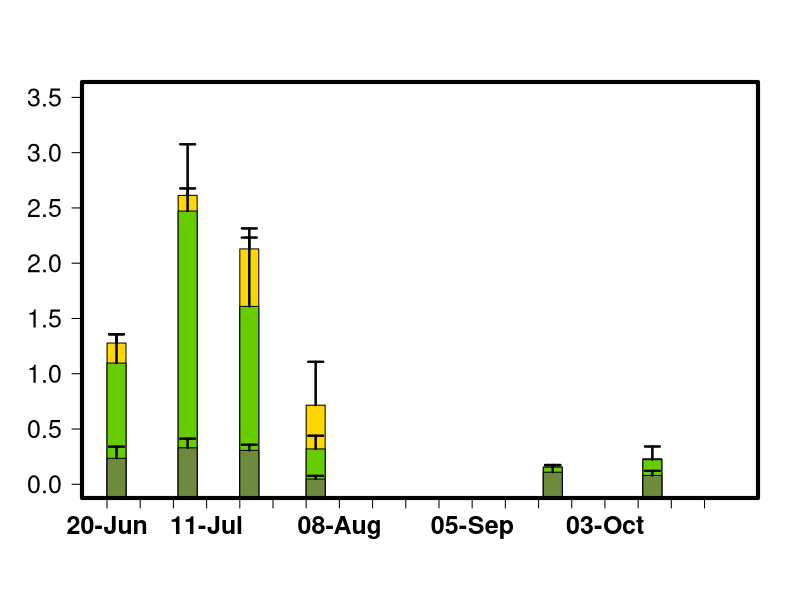

This chart was generated by the following R code:
library(tidyverse)
library(readr)
library(plyr)
library(dplyr)

alldata <- data.frame(read_csv("2_incremental/20220420_STANDING_CROP_Rafa_Interpolation_Dont_Use.csv"))

alldata$SAMPLING_DATE<-as.Date(alldata$SAMPLING_DATE, format = "%m/%d/%Y")

#alldata[,c(11-87)]<-alldata[,c(13-87)]

#alldata<-replace(alldata[c(13:88)], alldata[c(13:87)] < 0, 0)

# Variable date to factor

dfEPIL <- alldata[which(alldata$SAMPLE_DESCRIPTOR == "EPIL"),]

dfEPIP <- alldata[which(alldata$SAMPLE_DESCRIPTOR == "EPIP"),]

dfFILA <- alldata[which(alldata$SAMPLE_DESCRIPTOR == "FILA"),]

ssite<-"BN"

se <- function(x, ...) sqrt(var(x, ...)/length(x))

names(alldata)

n1<-52

mult=1

EPIL.SUM<-data.frame(aggregate(as.numeric(dfEPIL[,n1]) ~ SAMPLING_DATE+SITE, dfEPIL, mean))
EPIL.SUM[,4]<-aggregate(as.numeric(dfEPIL[,n1]) ~ SAMPLING_DATE+SITE, dfEPIL, se)[,3]
EPIL.SUM <- subset(EPIL.SUM, SITE == ssite)
names(EPIL.SUM)<-c("DATE","SITE","MEAN.EPIL","STDER.EPIL")
EPIL.SUM[,5]<--2
EPIL.SUM[,c(3,4)]<-EPIL.SUM[,c(3,4)]*mult 

FILA.SUM<-data.frame(aggregate(as.numeric(dfFILA[,n1]) ~ SAMPLING_DATE+SITE, dfFILA, mean))
FILA.SUM[,4]<-aggregate(as.numeric(dfFILA[,n1]) ~ SAMPLING_DATE+SITE, dfFILA, se)[,3]
FILA.SUM <- subset(FILA.SUM, SITE == ssite)
names(FILA.SUM)<-c("DATE","SITE","MEAN.FILA","STDER.FILA")
FILA.SUM[,5]<--2
FILA.SUM[,c(3,4)]<-FILA.SUM[,c(3,4)]*mult 

EPIP.SUM<-data.frame(aggregate(as.numeric(dfEPIP[,n1]) ~ SAMPLING_DATE+SITE, dfEPIP, mean))
EPIP.SUM[,4]<-aggregate(as.numeric(dfEPIP[,n1]) ~ SAMPLING_DATE+SITE, dfEPIP, se)[,3]
EPIP.SUM <- subset(EPIP.SUM, SITE == ssite)
names(EPIP.SUM)<-c("DATE","SITE","MEAN.EPIP","STDER.EPIP")
EPIP.SUM[,5]<--2
EPIP.SUM[,c(3,4)]<-EPIP.SUM[,c(3,4)]*mult 


ALL.SUM<-list(EPIP.SUM,FILA.SUM,EPIL.SUM)

ALL.SUM<-ALL.SUM %>% reduce(full_join)

ALL.SUM[is.na(ALL.SUM)] <- 0

L=nrow(ALL.SUM)

#Column Width

j=2

#each 'polygon' is inside a list with xx and yy coordinates

dat1 <- lapply(1:L,function(x){
  res <- list(xx=c(ALL.SUM[x,1]+j, ALL.SUM[x,1]-j, ALL.SUM[x,1]-j, ALL.SUM[x,1]+j),
              yy=c(ALL.SUM[x,5], ALL.SUM[x,5], ALL.SUM[x,8], ALL.SUM[x,8]))
  return(res)
})

dat2 <- lapply(1:L,function(x){
  res <- list(xx=c(ALL.SUM[x,1]+j, ALL.SUM[x,1]-j, ALL.SUM[x,1]-j, ALL.SUM[x,1]+j),
              yy=c(ALL.SUM[x,5], ALL.SUM[x,5], ALL.SUM[x,6]+ALL.SUM[x,8], ALL.SUM[x,6]+ALL.SUM[x,8]))
  return(res)
})

dat3 <- lapply(1:L,function(x){
  res <- list(xx=c(ALL.SUM[x,1]+j, ALL.SUM[x,1]-j, ALL.SUM[x,1]-j, ALL.SUM[x,1]+j),
              yy=c(ALL.SUM[x,5], ALL.SUM[x,5], ALL.SUM[x,3]+ALL.SUM[x,6]+ALL.SUM[x,8], ALL.SUM[x,3]+ALL.SUM[x,6]+ALL.SUM[x,8]))
  return(res)
})

ardat1 <- lapply(1:L,function(x){
  res <- list(x0=c(ALL.SUM[x,1], ALL.SUM[x,1]),
              y0=c(ALL.SUM[x,8]),
              x1=c(ALL.SUM[x,1], ALL.SUM[x,1]),
              y1=c(ALL.SUM[x,8]+ALL.SUM[x,9]))
  return(res)
})

ardat2 <- lapply(1:L,function(x){
  res <- list(x0=c(ALL.SUM[x,1], ALL.SUM[x,1]),
              y0=c(ALL.SUM[x,6]+ ALL.SUM[x,8]),
              x1=c(ALL.SUM[x,1], ALL.SUM[x,1]),
              y1=c(ALL.SUM[x,6]+ALL.SUM[x,8]+ALL.SUM[x,7]))
  return(res)
})
ardat3 <- lapply(1:L,function(x){
  res <- list(x0=c(ALL.SUM[x,1], ALL.SUM[x,1]),
              y0=c(ALL.SUM[x,6]+ALL.SUM[x,8]+ALL.SUM[x,3]),
              x1=c(ALL.SUM[x,1], ALL.SUM[x,1]),
              y1=c(ALL.SUM[x,6]+ALL.SUM[x,8]+ALL.SUM[x,3]+ALL.SUM[x,4]))
  return(res)
})


#create empty plot

#dev.new(width=10, height=7, noRStudioGD = TRUE)
plot(ALL.SUM[,1], ALL.SUM[,5],
     type='n',
     ylim=c(0.015, plyr::round_any(max(ALL.SUM[3]+ALL.SUM[6]+ALL.SUM[8]+ALL.SUM[4]), 3.5, f = ceiling)),
     xlim= c(as.Date("2021-06-20"),as.Date("2021-10-30")),
     ylab=NA, 
     yaxt = "n",
     cex=1.5,
     xaxt = "n",
     xlab = NA,
     cex.lab=1, cex.axis=1.2, cex.main=1.2, cex.sub=1.2,
)


axis(side = 2, las=1, font.axis=1, cex.axis=1.5)


plyr::round_any(range(ALL.SUM[3]+ALL.SUM[6]+ALL.SUM[8]), 10, f = ceiling)

at = seq(0, plyr::round_any(max(ALL.SUM[3]+ALL.SUM[6]+ALL.SUM[8]), .5, f = ceiling), length.out=5)

axis.Date(1, at=seq(as.Date("2021-06-20"), as.Date("2021-10-30"), "1 week"), las=1, font.axis=2, cex.axis=1.5, format="%d-%b")

#add polygons

for (i in 1:L) polygon(unlist(dat3[[i]]$xx),unlist(dat3[[i]]$yy),col="gold", border="black")
for (i in 1:L) polygon(unlist(dat2[[i]]$xx),unlist(dat2[[i]]$yy),col="chartreuse3", border="black")
for (i in 1:L) polygon(unlist(dat1[[i]]$xx),unlist(dat1[[i]]$yy),col=colors()[89],border="black")

warnings()

for (i in 1:L) arrows(unlist(ardat3[[i]]$x0),unlist(ardat3[[i]]$y0),unlist(ardat3[[i]]$x1),unlist(ardat3[[i]]$y1), length=0.075, angle=90, code=2, lwd=2,col="black")
for (i in 1:L) arrows(unlist(ardat2[[i]]$x0),unlist(ardat2[[i]]$y0),unlist(ardat2[[i]]$x1),unlist(ardat2[[i]]$y1), length=0.075, angle=90, code=2, lwd=2,col="black")
for (i in 1:L) arrows(unlist(ardat1[[i]]$x0),unlist(ardat1[[i]]$y0),unlist(ardat1[[i]]$x1),unlist(ardat1[[i]]$y1), length=0.075, angle=90, code=2, lwd=2,col="black")


box(lwd=4)
options("warn"=1)


